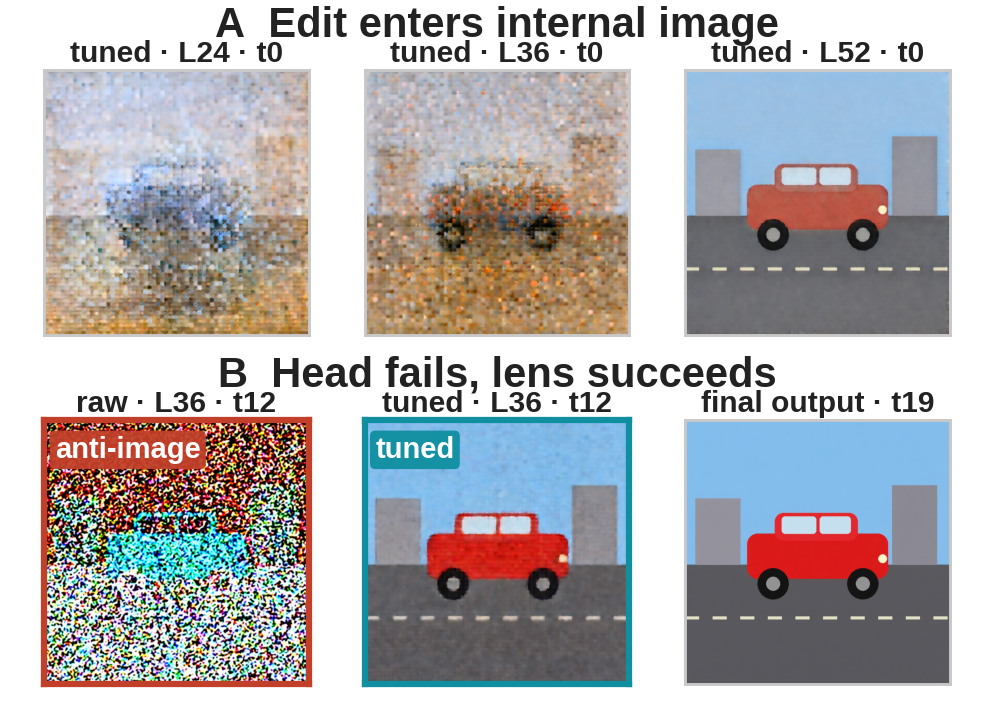

The Python source for this figure:
"""Figure 4: symmetric 2x3 tuned-lens comparison for one-column use."""

import os
from pathlib import Path

import matplotlib
from matplotlib import font_manager

matplotlib.use("Agg")


def resolve_font_family():
    candidates = ("Source Sans 3", "Arimo", "Arial", "Helvetica", "DejaVu Sans")
    font_files = sorted(set(
        font_manager.findSystemFonts(fontext="ttf")
        + font_manager.findSystemFonts(fontext="otf")
    ))
    by_family = {}
    for font_file in font_files:
        try:
            family = font_manager.FontProperties(fname=font_file).get_name()
        except (OSError, RuntimeError):
            continue
        by_family.setdefault(family, []).append(font_file)
    for family in candidates:
        if family in by_family:
            for font_file in by_family[family]:
                font_manager.fontManager.addfont(font_file)
            return family
    return "DejaVu Sans"


FONT_FAMILY = resolve_font_family()
print(f"font: {FONT_FAMILY}")
matplotlib.rcParams.update({
    "font.family": FONT_FAMILY,
    "font.size": 8,
    "pdf.fonttype": 42,
    "ps.fonttype": 42,
})

import matplotlib.pyplot as plt
from PIL import Image

RED = "#C2402A"
TEAL = "#0F8FA0"
INK = "#222222"
LIGHT_BORDER = "#C8C8C8"

ROOT = Path(os.environ.get(
    "IMAGE_EDIT_LENS_ROOT",
    Path(__file__).resolve().parents[3] / "image-edit-lens",
))
RUN = ROOT / "runs" / "k1_tuned_lens"
OUT_DIR = Path(__file__).resolve().parent

rows = [
    [
        (RUN / "cells/tuned_L24_t0.png", "tuned · L24 · t0", LIGHT_BORDER, None),
        (RUN / "cells/tuned_L36_t0.png", "tuned · L36 · t0", LIGHT_BORDER, None),
        (RUN / "cells/tuned_L52_t0.png", "tuned · L52 · t0", LIGHT_BORDER, None),
    ],
    [
        (RUN / "cells/raw_L36_t12.png", "raw · L36 · t12", RED, "anti-image"),
        (RUN / "cells/tuned_L36_t12.png", "tuned · L36 · t12", TEAL, "tuned"),
        (RUN / "test_car_red_edited.png", "final output · t19", LIGHT_BORDER, None),
    ],
]

fig = plt.figure(figsize=(3.28, 2.34), facecolor="white")
grid = fig.add_gridspec(
    4, 3,
    height_ratios=[0.13, 1.0, 0.13, 1.0],
    left=0.025, right=0.985, top=0.985, bottom=0.025,
    wspace=0.055, hspace=0.17,
)

for row_idx, (letter, heading) in enumerate((
    ("A", "Edit enters internal image"),
    ("B", "Head fails, lens succeeds"),
)):
    header = fig.add_subplot(grid[row_idx * 2, :])
    header.axis("off")
    header.text(0.5, 0.55, f"{letter}  {heading}", fontsize=10,
                fontweight="bold", color=INK, ha="center", va="center")

    for col_idx, (path, label, border, badge) in enumerate(rows[row_idx]):
        ax = fig.add_subplot(grid[row_idx * 2 + 1, col_idx])
        ax.imshow(Image.open(path))
        ax.set_xticks([])
        ax.set_yticks([])
        ax.set_title(label, fontsize=7.2, fontweight="bold", color=INK, pad=2)
        for spine in ax.spines.values():
            spine.set_visible(True)
            spine.set_color(border)
            spine.set_linewidth(1.5 if border in (RED, TEAL) else 0.7)
        if badge:
            ax.text(0.04, 0.94, badge, transform=ax.transAxes, fontsize=7,
                    fontweight="bold", color="white", ha="left", va="top",
                    bbox=dict(boxstyle="round,pad=0.18", facecolor=border,
                              edgecolor="none", alpha=0.95))

fig.savefig(OUT_DIR / "fig12_tuned_lens.pdf", facecolor="white")
fig.savefig(OUT_DIR / "fig12_tuned_lens.png", dpi=300, facecolor="white")
fig.savefig(OUT_DIR / "fig12_tuned_lens.jpg", dpi=300, facecolor="white",
            pil_kwargs={"quality": 95})
print("wrote fig12_tuned_lens.pdf/png/jpg")
